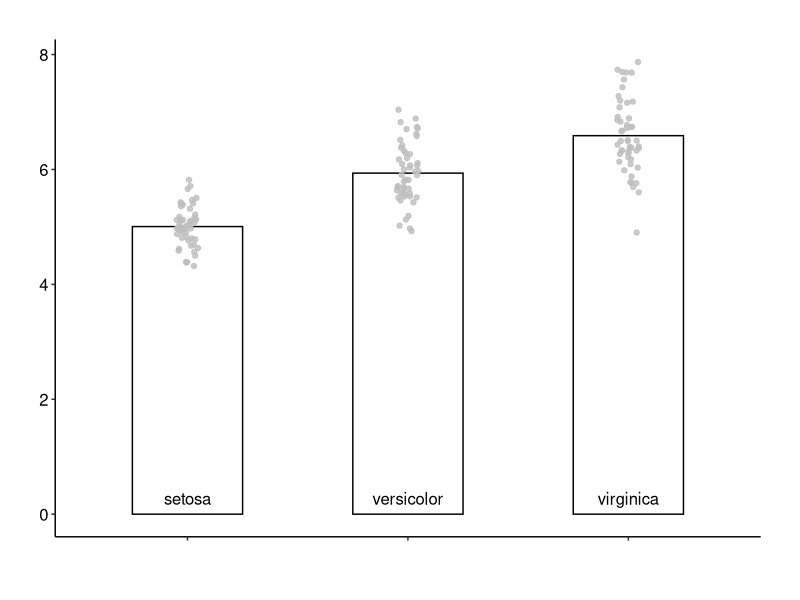
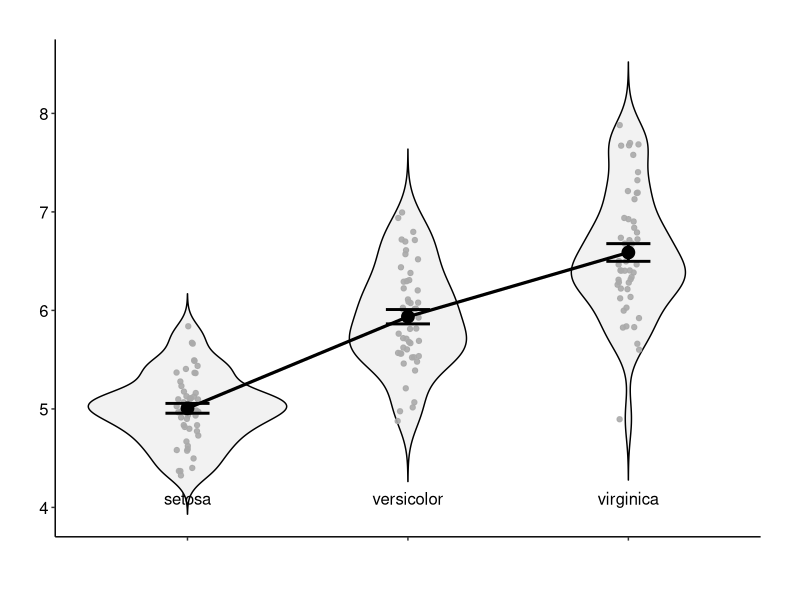
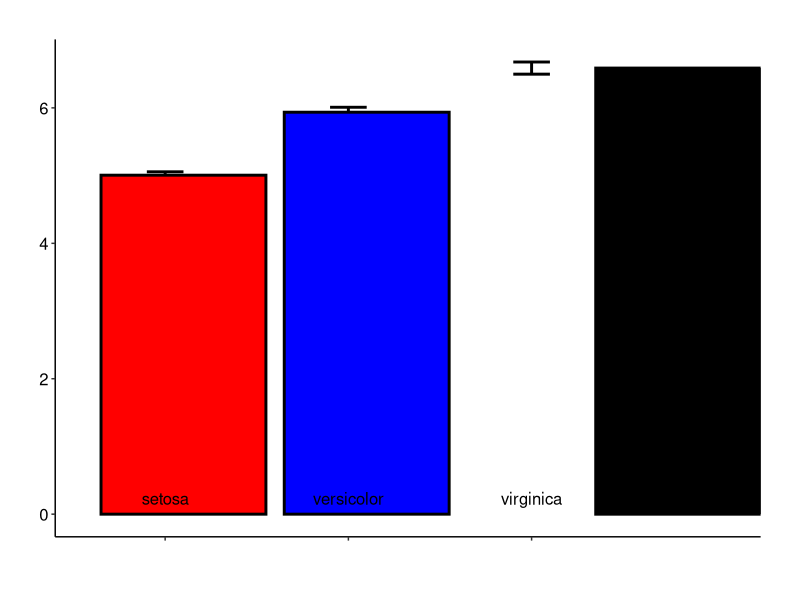
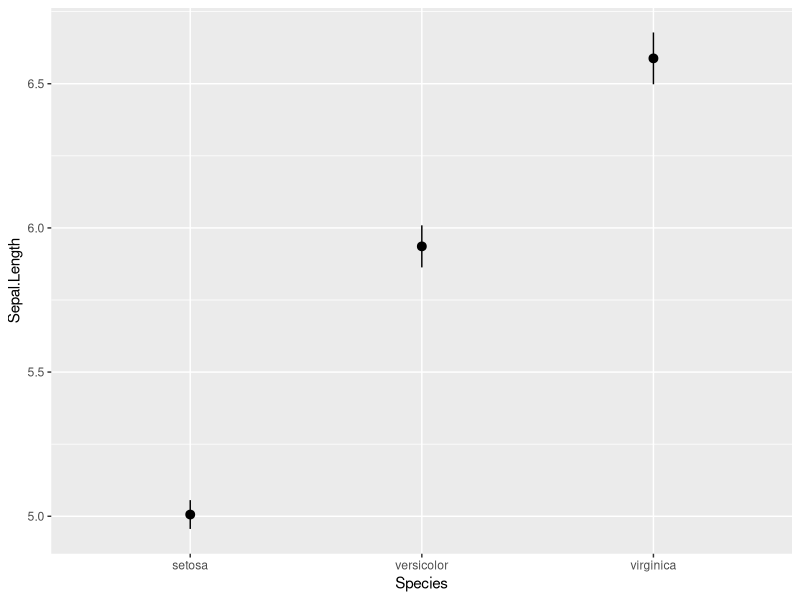
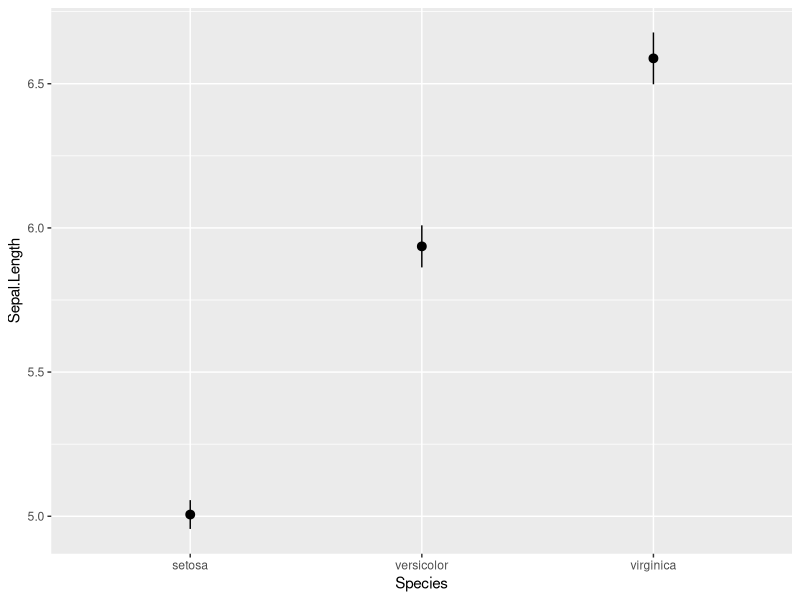

Recreate these plots in R, in order.
library(ggplot2)
library(dplyr)

data(iris)

# create initial barplot
myplot = ggplot(iris, aes(x = Species, y = Sepal.Length))

# create barplot
my_barplot = myplot + stat_summary(fun.y = mean, geom = "col", fill = "White", colour = "Black", width=0.5) + 
  geom_jitter(width=0.05, col="gray", alpha=0.8) +
stat_summary(fun.data = mean_cl_normal, geom = "errorbar", width=0.2, size=1)
##########
# THEME ##
##########

### create a theme (i.e., change a series of parameters of the plot)
my_theme = theme(panel.grid.major = element_blank(), 
                 panel.grid.minor = element_blank(),
                 panel.background = element_blank(),  # remove backround
                 axis.title.x=element_blank(),  # get rid of of x axis title
                 axis.title.y=element_blank(), # get rid of y axis title
                 axis.text.x = element_text(colour="black", size=12, vjust=14), # x labels ticks text
                 axis.text.y = element_text(colour="black", size=12), # set y labels ticks text
                 axis.line.x = element_line(color="black", size = 0.5), # set x axis line
                 axis.line.y = element_line(color="black", size = 0.5), # set y asxis line
                 plot.margin = unit(c(1,1,1,1), "cm")

)

my_barplot_t = my_barplot + my_theme # + coord_cartesian(ylim=c(-6,6))

print(my_barplot_t)

## function to create standard error similar to mean_cl_normal
# in misc package. Contain y, ymin, ymax.


mean_se = function(x){
  se = function(x){sd(x)/sqrt(length(x))}
  data.frame(y=mean(x), ymin=mean(x)+se(x), ymax=mean(x)-se(x))
}


### VIOLIN
my_violin_plot = myplot +
  geom_violin(col="black", fill="gray", alpha=0.2, trim = FALSE) +
   geom_jitter(width=0.05, col="darkgray", alpha=0.9) +
  stat_summary(fun.data = mean_se, geom = "errorbar", width=0.2, size=1) +
stat_summary(fun.y = mean, geom = "point", fill = "black", colour = "black", size=4) +
stat_summary(aes(group=1), fun.y=mean, geom="line", size=1.1) 
  

my_violin_plot_t = my_violin_plot + my_theme

my_violin_plot_t


### BAR
my_bar_plot = myplot +
  stat_summary(fun.data = mean_se, geom = "errorbar", width=0.2, size=1, position=position_dodge(width=50)) +
  stat_summary(fun.y = mean, geom = "bar", fill = c("red", "blue", "black"), 
               colour = "black", size=1, position=position_nudge(c(0.1, 0.1, 0.8)))


my_bar_plot_t = my_bar_plot + my_theme

my_bar_plot_t


ggplot(iris, aes(x = Species, y = Sepal.Length)) + 
  stat_summary()
  stat_summary(fun.data = mean_se, geom = "errorbar", position=position_dodge(width=10)) 
  

ggsave("My_plot.png",  scale = 1, width=20, height=15, units="cm")
  
